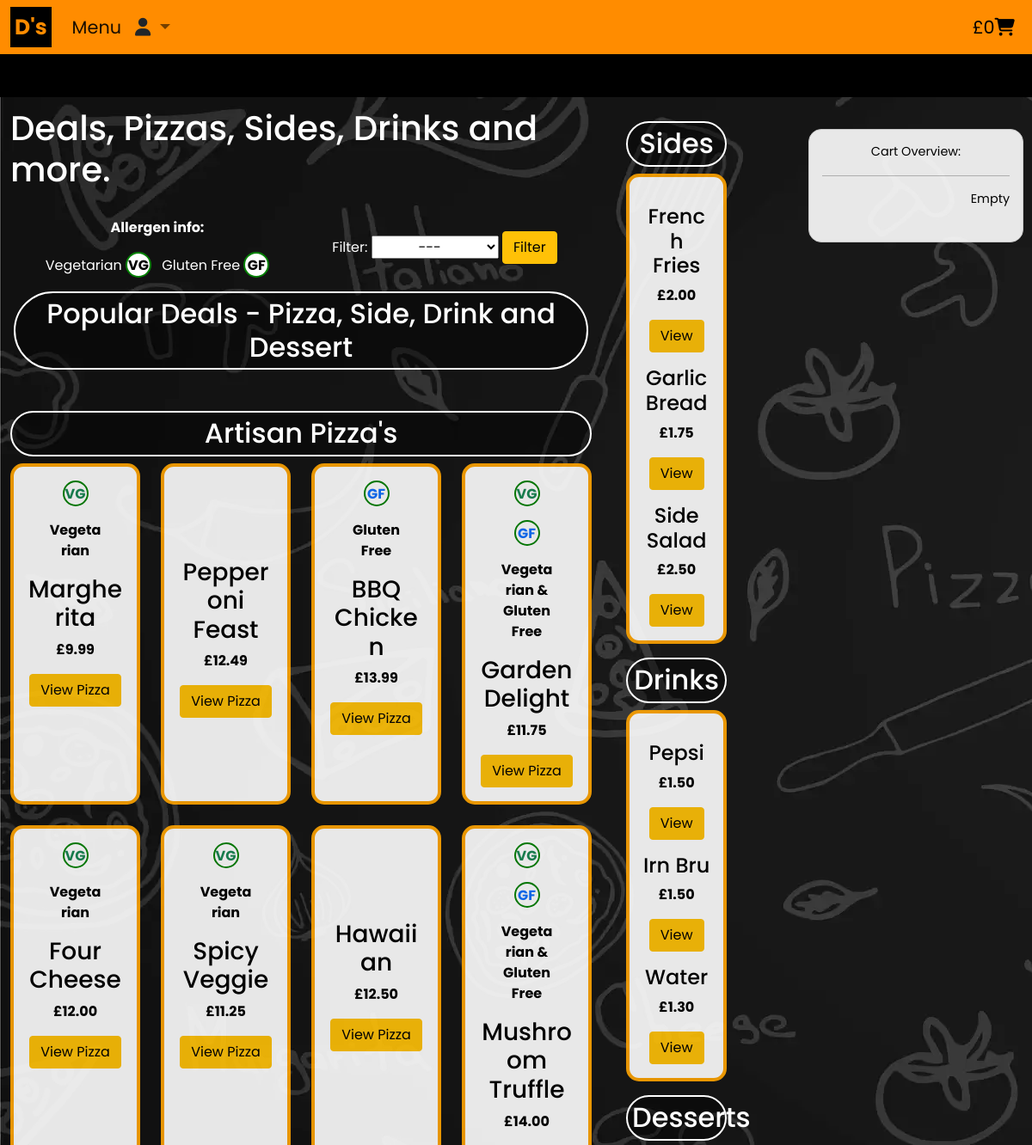
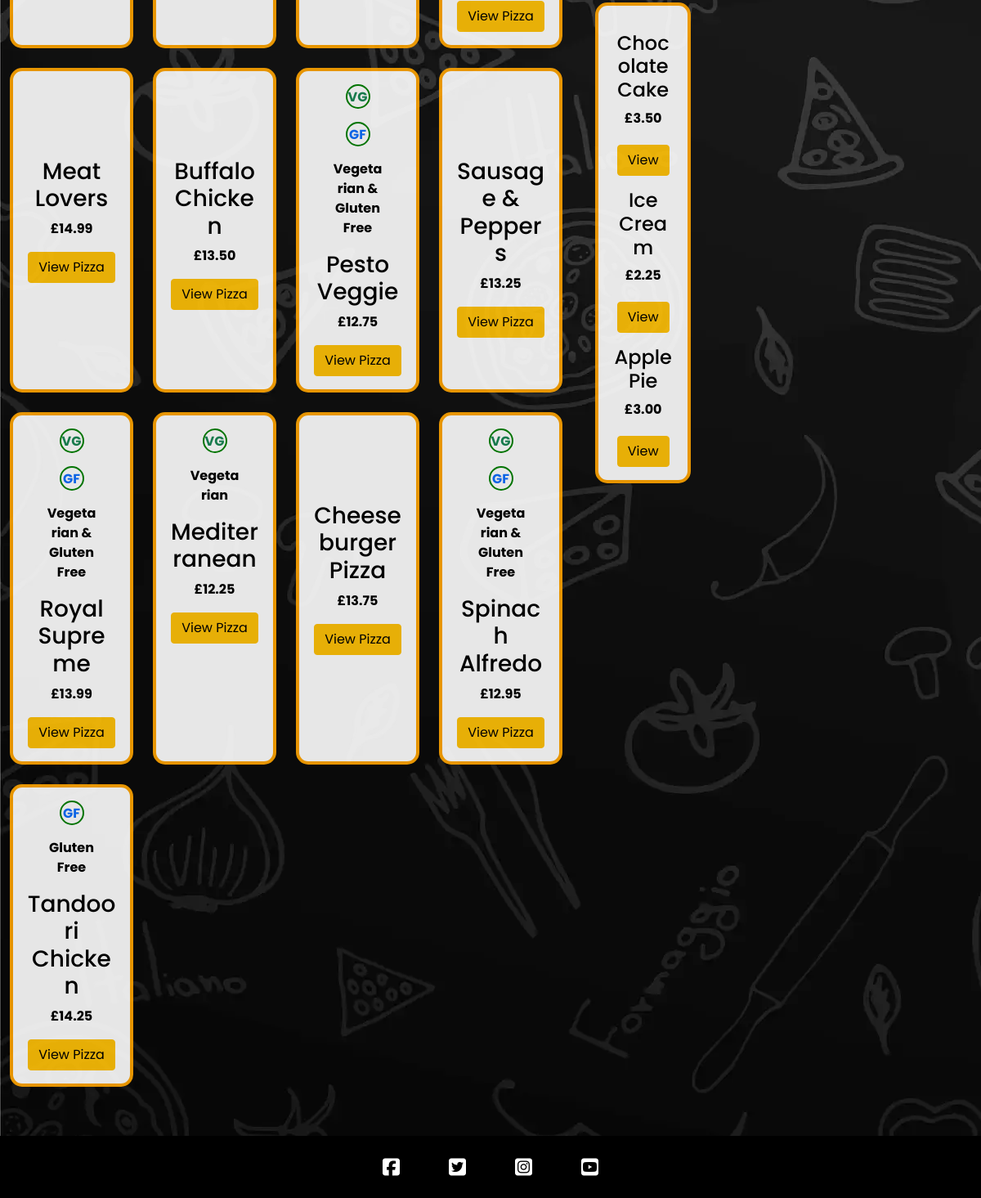
The app's page /menu/ with its own data (2 pictures, top to bottom).
### menu/models.py (models this page shows, shortened)
class Pizza(models.Model):
    name = models.CharField(max_length=120,
                            unique=True)
    description = models.TextField(blank=True)
    active = models.CharField(choices=ACTIVE_CHOICES,
                              max_length=3,
                              blank=False,
                              default="No")
    is_gf = models.CharField(choices=ACTIVE_CHOICES,
                              max_length=3,
                              blank=False,
                              default="No")
    is_veg = models.CharField(choices=ACTIVE_CHOICES,
                              max_length=3,
                              blank=False,
                              default="No")
    price = models.DecimalField(max_digits=6, decimal_places=2)
    class Meta:
        verbose_name_plural = "Artisan Pizzas"

class Extras(models.Model):
    CATEGORIES_CHOICES = [
        ("Desserts", "Desserts"),
        ("Drinks", "Drinks"),
        ("Sides", "Sides"),
    ]
    name = models.CharField(max_length=50, unique=True)
    description = models.TextField(blank=True)
    category = models.CharField(choices=CATEGORIES_CHOICES,
                                max_length=10,
                                blank=False)
    active = models.CharField(choices=ACTIVE_CHOICES,
                              max_length=3,
                              blank=False,
                              default="No")
    price = models.DecimalField(max_digits=6, decimal_places=2)
    class Meta:
        verbose_name_plural = "Desserts, Drinks and Sides"

### menu/views.py (the view)
# urls.py: path('', views.menu_view, name='menu'),
def menu_view(request):
    if request.user.is_staff:
        deal = Deal.objects.all()
        pizza = Pizza.objects.all()
        extra = Extras.objects.all()
    else:
        deal = Deal.objects.filter(active='Yes')
        pizza = Pizza.objects.filter(active="Yes")
        extra = Extras.objects.filter(active='Yes')
    filter = request.GET.get('allergen-filter')
    if filter =="all":
        deal = deal
        pizza = pizza
        messages.add_message(
        request, messages.SUCCESS,
        'All options shown')
    elif filter == "vg":
        pizza = pizza.filter(is_veg="Yes", is_gf="No")
        deal = deal.filter(pizza__is_veg="Yes", pizza__is_gf="No")
        messages.add_message(
        request, messages.SUCCESS,
        'Veg options shown')
    elif filter == "gf":
        pizza =pizza.filter(is_veg="No", is_gf="Yes")
        deal = deal.filter(pizza__is_veg="No", pizza__is_gf="Yes")
        messages.add_message(
        request, messages.SUCCESS,
        'Gluten Free options shown')
    elif filter == "vg_gf":
        pizza =pizza.filter(is_veg="Yes", is_gf="Yes")
        deal = deal.filter(pizza__is_veg="Yes", pizza__is_gf="Yes")
        messages.add_message(
        request, messages.SUCCESS,
        'Veg and Gluten Free shown')
    elif filter == "default":
        messages.add_message(
        request, messages.INFO,
        'Please select an option first')
    template = "menu/menu.html"
    context = {
        "deals": deal,
        "pizza": pizza,
        "extras": extra
    }
    return render(request, template, context)

### menu/templates/menu/menu.html (shortened to what this page needs)
{% extends "base.html" %}
{% load static %}
{% block content %}
<div class="container-fluid secondary-bg d-flex flex-column h-100">
    <div class="row text-dark">
        <div class="col-lg-7">
            <section id="deals" class="mb-4">
                <h1 class="brand-heading-text text-left pb-2">Deals, Pizzas, Sides, Drinks and more.</h1>
                <div class="row d-flex flex-md-row brand-heading-text text-center p-3">
                    <div class="col-12 col-md-6">
                        <div class="brand-heading-text">
                        <p><b>Allergen info:</b></p>
                        <span class="p-1">Vegetarian <p class="allergen-circle brand-text text-center"><b>VG</b></p></span>
                        <span class="p-1">Gluten Free <p class="allergen-circle brand-text text-center pl-1"><b>GF</b></p></span>
                    </div>
                    </div>
                    <div class="col-12 col-md-6">
                        <div class="brand-heading-text p-3">
                            <form method="get" action="{% url 'menu' %}">
                                <label for="allergen-filter">Filter:</label>
                                <select name="allergen-filter" id="allergen-filter" class="text-center">
                                    <option value="default">---</option>
                                </select>
                                <button type="submit" class="btn btn-warning">Filter</button>
                            </form>
                        </div>
                    </div>
                    <h2 class="product-heading brand-heading-text text-center">Popular Deals - Pizza, Side, Drink and Dessert</h2>
                </div>
            </section>
            <section id="pizzas" class="mb-4">
                <div class="row">
                    <div class="">
                        <h2 class="product-heading brand-heading-text text-center">Artisan Pizza's</h2>
                    </div>
                </div>
                <div class="row">
                    {% for item in pizza %}
                    <div class="offset-2 col-8 offset-sm-0 col-sm-3 mb-4">
                        <div class="card h-100">
                            <div class="card-body brand-text text-center">
                                {% if item.is_veg == "Yes" and item.is_gf == "Yes" %}
                                <div class="container text-center">
                                    <div class="row">
                                        <div class="col">
                                            <p class="text-success allergen-circle"><b>VG</b></p>
                                            <p class="text-primary allergen-circle"><b>GF</b></p>
                                            <p><b>Vegetarian & Gluten Free</b></p>
                                        </div>
                                    </div>
                                </div>
                                {% elif item.is_veg == "Yes" %}
                                <div class="container">
                                    <div class="row">
                                        <div class="col">
                                            <p class="text-success allergen-circle"><b>VG</b></p>
                                            <p><b>Vegetarian</b></p>
                                        </div>
                                    </div>
                                </div>
                                {% elif item.is_gf == "Yes" %}
                                <div class="container">
                                    <div class="row">
                                        <div class="col">
                                            <p class="text-primary allergen-circle"><b>GF</b></p>
                                            <p><b>Gluten Free</b></p>
                                        </div>
                                    </div>
                                </div>
                                {% else %}
                                <p class="allergen-circle-none">&nbsp</p>
                                <p class="pt-1"><b>&nbsp</b></p>
                                {% endif %}
                                <h3 class="card-title">{{ item.name }}</h3>
                                <p class="card-text"><b>£{{ item.price }}</b></p>
                                <a href="{% url 'product_detail' item.id %}?item_type=pizza"
                                    class="btn btn-warning">View Pizza</a>
                            </div>
                        </div>
                    </div>
                    {% endfor %}
                </div>
            </section>
        </div>
        <div class="col-8 offset-2 offset-sm-0 col-sm-3 col-md-2 m-md-3 col-lg-2">
            <section id="sides" class="col-12 col-md-12 col-xl-8">
                <h2 class="text-center product-heading brand-heading-text">Sides</h2>
                <div class="card mb-3">
                    <div class="card-body brand-text text-center">
                        {% for side in extras %}
                        {% if side.category == "Sides" %}
                        <h4 class="mt-3">{{ side.name }}</h4>
                        <p><b>£{{ side.price }}</b></p>
                        <a href="{% url 'product_detail' side.id %}?item_type=side"
                            class="btn btn-warning">View</a>
                        {% endif %}
                        {% endfor %}
                    </div>
                </div>
            </section>
            <section id="drinks"class="col-12 col-md-12 col-xl-8">
                <h2 class="text-center product-heading brand-heading-text">Drinks</h2>
                <div class="card mb-3">
                    <div class="card-body brand-text text-center">
                        {% for drink in extras %}
                        {% if drink.category == "Drinks" %}
                        <h4 class=" mt-3">{{ drink.name }}</h4>
                        <p><b>£{{ drink.price }}</b></p>
                        <a href="{% url 'product_detail' drink.id %}?item_type=drink"
                            class="btn btn-warning">View</a>
                        {% endif %}
                        {% endfor %}
                    </div>
                </div>
            </section>
            <section id="desserts"class="col-12 col-md-12 col-xl-8">
                <h2 class="text-center product-heading brand-heading-text">Desserts</h2>
                <div class="card mb-3">
                    <div class="card-body brand-text text-center">
                        {% for dessert in extras %}
                        {% if dessert.category == "Desserts" %}
                        <h4 class=" mt-3">{{ dessert.name }}</h4>
                        <p><b>£{{ dessert.price }}</b></p>
                        <a href="{% url 'product_detail' dessert.id %}?item_type=dessert"
                            class="btn btn-warning mt-1">View</a>
                        {% endif %}
                        {% endfor %}
                    </div>
                </div>
            </section>
        </div>
        <div class="card sticky-cart d-none d-lg-block text-center">
            <p>Cart Overview:</p>
            <hr>
            <div class="text-end pb-2">
                {% if bag_quantity > 0 %}
                <div class="row">
                    <div class="col">
                        <b>Items: {{ bag_quantity}}</b>
                    </div>
                </div>
            </div>
            <a href="{% url 'cart' %}" class="col-12 btn btn-outline-dark mb-3">Cart</a>
            <a href="{% url 'checkout' %}" class="col-12 btn btn-warning mb-3">Checkout</a>
            {% else %}
            <p>Empty</p>
            {% endif %}
        </div>
    </div>
</div>
{% endblock %}

### static/css/style.css (style rules this page uses)
* { padding: 0; margin: 0; box-sizing: border-box; font-family: "Poppins", sans-serif; }
footer a:hover, a::after { color: inherit; }
#lets-go a:hover, a::after { color: inherit; font-weight: bold; font-style: italic; }
.card { background-color: white !important; color: black !important; opacity: 0.9; border: 4px orange solid; border-radius: 15px; }
.product-heading { background-color: rgba(0, 0, 0, 0.4); border-radius: 50px; padding: 5px; border: 2px solid white; }
.allergen-circle { height: 30px; width: 30px; background-color: white; border-radius: 50%; padding-top: 2px; display: inline-block; opacity: 1; border: 2px green solid; }
.allergen-circle-none { height: 30px; width: 30px; background-color: none; border-radius: 50%; padding-top: 2px; display: inline-block; opacity: 1; }
.sticky-cart { position: fixed; top: 150px; right: 10px; width: 250px; border: 1px solid #ddd; color: black; padding: 15px; font-size: 90%; }
.secondary-bg { background: url('/static/images/secondary-bg.webp'); background-attachment: fixed; padding: 1%; }
.brand-text { color: black !important; }
.brand-heading-text { color: white; }

### records on screen
Pizza: is_veg "VG", name "Margherita", price "9.99"
Pizza: name "Pepperoni Feast", price "12.49"
Pizza: is_veg "GF", name "BBQ Chicken", price "13.99"
Pizza: is_veg "VG", name "Garden Delight", price "11.75"
Pizza: is_veg "VG", name "Four Cheese", price "12.00"
Pizza: is_veg "VG", name "Spicy Veggie", price "11.25"
Pizza: name "Hawaiian", price "12.50"
Pizza: is_veg "VG", name "Mushroom Truffle", price "14.00"
Pizza: name "Meat Lovers", price "14.99"
Pizza: name "Buffalo Chicken", price "13.50"
Pizza: is_veg "VG", name "Pesto Veggie", price "12.75"
Pizza: name "Sausage & Peppers", price "13.25"
Pizza: is_veg "VG", name "Royal Supreme", price "13.99"
Pizza: is_veg "VG", name "Mediterranean", price "12.25"
Pizza: name "Cheeseburger Pizza", price "13.75"
Pizza: is_veg "VG", name "Spinach Alfredo", price "12.95"
Pizza: is_veg "GF", name "Tandoori Chicken", price "14.25"
Extras: name "French Fries", price "2.00"
Extras: name "Garlic Bread", price "1.75"
Extras: name "Side Salad", price "2.50"
Extras: name "Pepsi", price "1.50"
Extras: name "Irn Bru", price "1.50"
Extras: name "Water", price "1.30"
Extras: name "Chocolate Cake", price "3.50"
Extras: name "Ice Cream", price "2.25"
Extras: name "Apple Pie", price "3.00"

### other values on screen
{{ grand_total }} "0"
